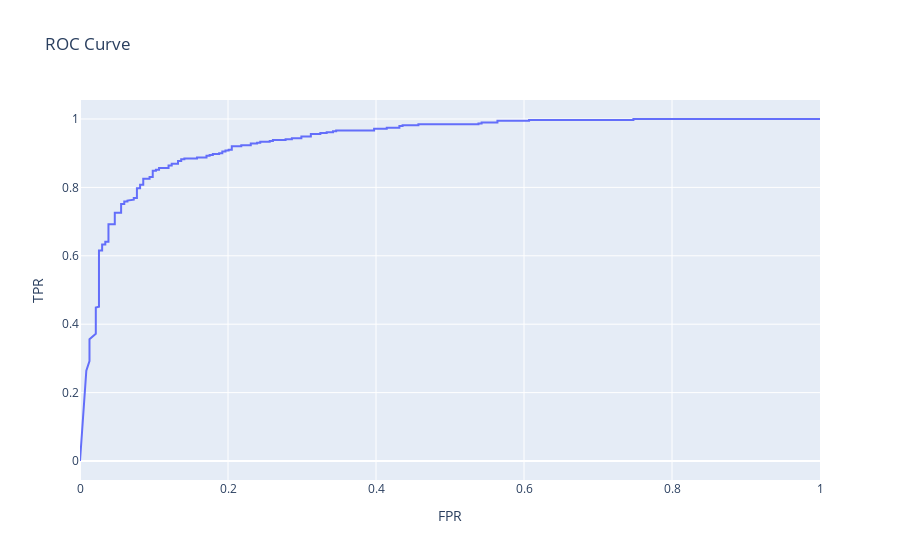

Notebook code cell kept with this figure:
### Code cell
pred = model.predict(test_img)
y_true = [0 if x == 'Normal' else 1 for x in final_test_df['Label']]

plot_roc_curve(['train', y_true, pred])

### Figure 1 — Plotly figure (JSON) as saved in the notebook; plotly's stock layout.template omitted (floating-point values rounded to 4 significant figures; data arrays with more than 128 entries replaced by an {"elided": "..."} marker saying what was removed)
{"data": [{"name": "train", "type": "scatter", "x": {"elided": "153 float values"}, "y": {"elided": "153 float values"}}], "layout": {"title": {"text": "ROC Curve"}, "xaxis": {"title": {"text": "FPR"}}, "yaxis": {"title": {"text": "TPR"}}}}
